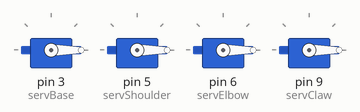
The sketch below on a simulated Arduino Uno, built with avr-gcc and run on an emulated ATmega328P. Parts: 4 × servo.

Above: at 0.1 s.
At 19.1 s:
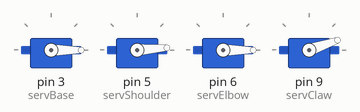
At 38.2 s:
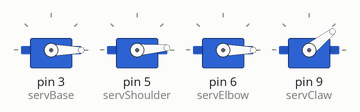
Timing chart, 0 to 40.0 s (numbered marks = the images above):
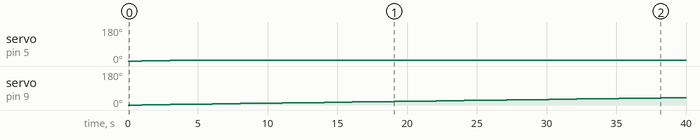

Measured:
- by itself, servo on pin 5 (servShoulder): 0° → 1° at 1.0 s, → 2° 1.0 s later, → 3° 1.0 s later, → 4° 1.0 s later
- by itself, servo on pin 9 (servClaw): moves from 0° to 39° over 38.2 s

The sketch:

Robotic_Arm_Arduino_Code.ino
```cpp
#include <Servo.h>

Servo servBase, servShoulder, servElbow, servClaw;
int currentPos, pos;
// store the current position
int BasePos, ShoulderPos, ElbowPos, ClawPos;
String msg;


void setup() {
  // Initialize Serial Communication
  Serial.begin(9600);
  servBase.attach(3);
  servBase.write(0);

  servShoulder.attach(5);
  servShoulder.write(0);

  servElbow.attach(6);
  servElbow.write(0);

  servClaw.attach(9);
  servClaw.write(0);
  BasePos = 0;
  ShoulderPos = 0;
  ElbowPos = 0;
  ClawPos = 0;
}

void loop() {
  // put your main code here, to run repeatedly:
  msg = Serial.readStringUntil('\n');
  int values[4];
  int index = 0;
  int pos = 0;
  while ((pos = msg.indexOf(',')) != -1) {
    values[index] = msg.substring(0, pos).toInt();
    msg = msg.substring(pos + 1);
    index++;
  }
  values[index] = msg.toInt();
  //servo Base
  if(BasePos < values[0]){
    BasePos += 1;
    servBase.write(BasePos);
  }
  else if(BasePos > values[0]){
    BasePos -= 1;
    servBase.write(BasePos);
  }

  //servo Shoulder
  if(ShoulderPos < values[1]){
    ShoulderPos += 1;
    servShoulder.write(ShoulderPos);
  }
  else if(ShoulderPos > values[1]){
    ShoulderPos -= 1;
    servShoulder.write(ShoulderPos);
  }

  //servo Elbow
  if(ElbowPos < values[2]){
    ElbowPos += 1;
    servElbow.write(ElbowPos);
  }
  else if(ElbowPos > values[2]){
    ElbowPos -= 1;
    servElbow.write(ElbowPos);
  }

  //servo Claw
  if(ClawPos < values[3]){
    ClawPos += 1;
    servClaw.write(ClawPos);
  }
  else if(ClawPos > values[3]){
    ClawPos -= 1;
    servClaw.write(ClawPos);
  }
  delay(5);


}
```
